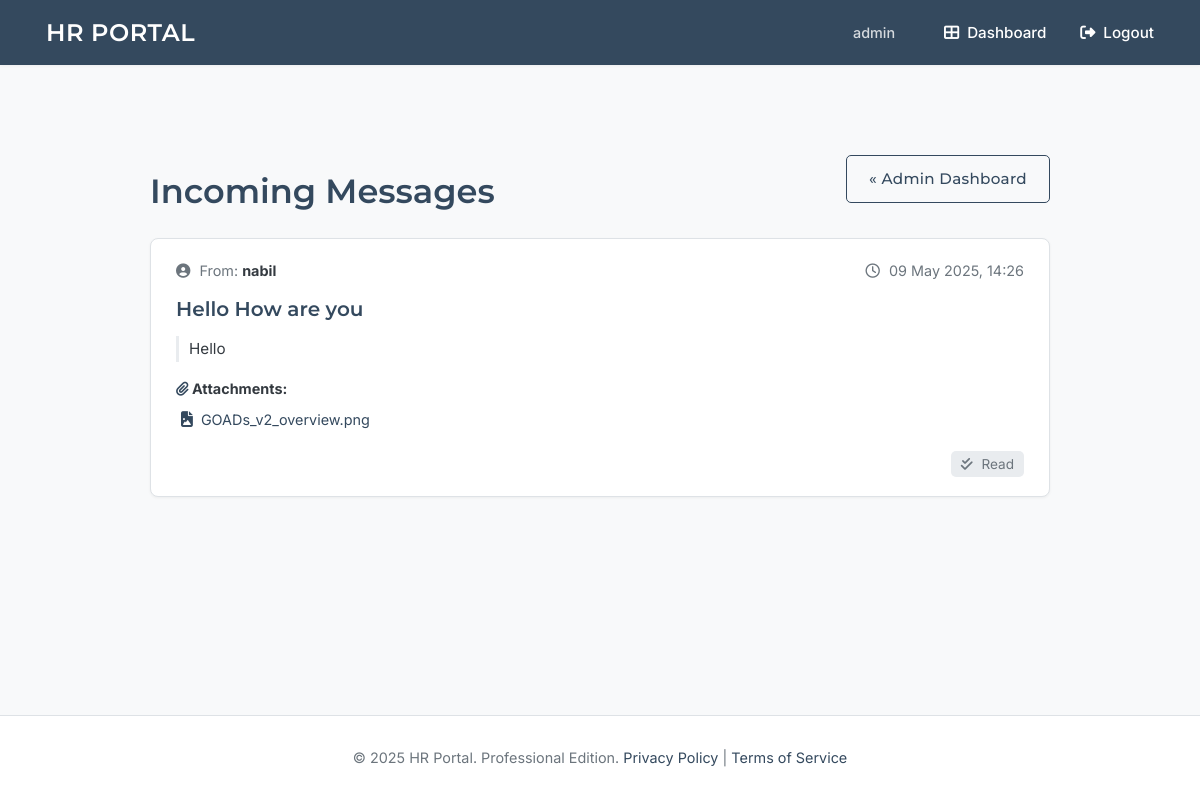
The app's page /admin/messages (signed in), older data.
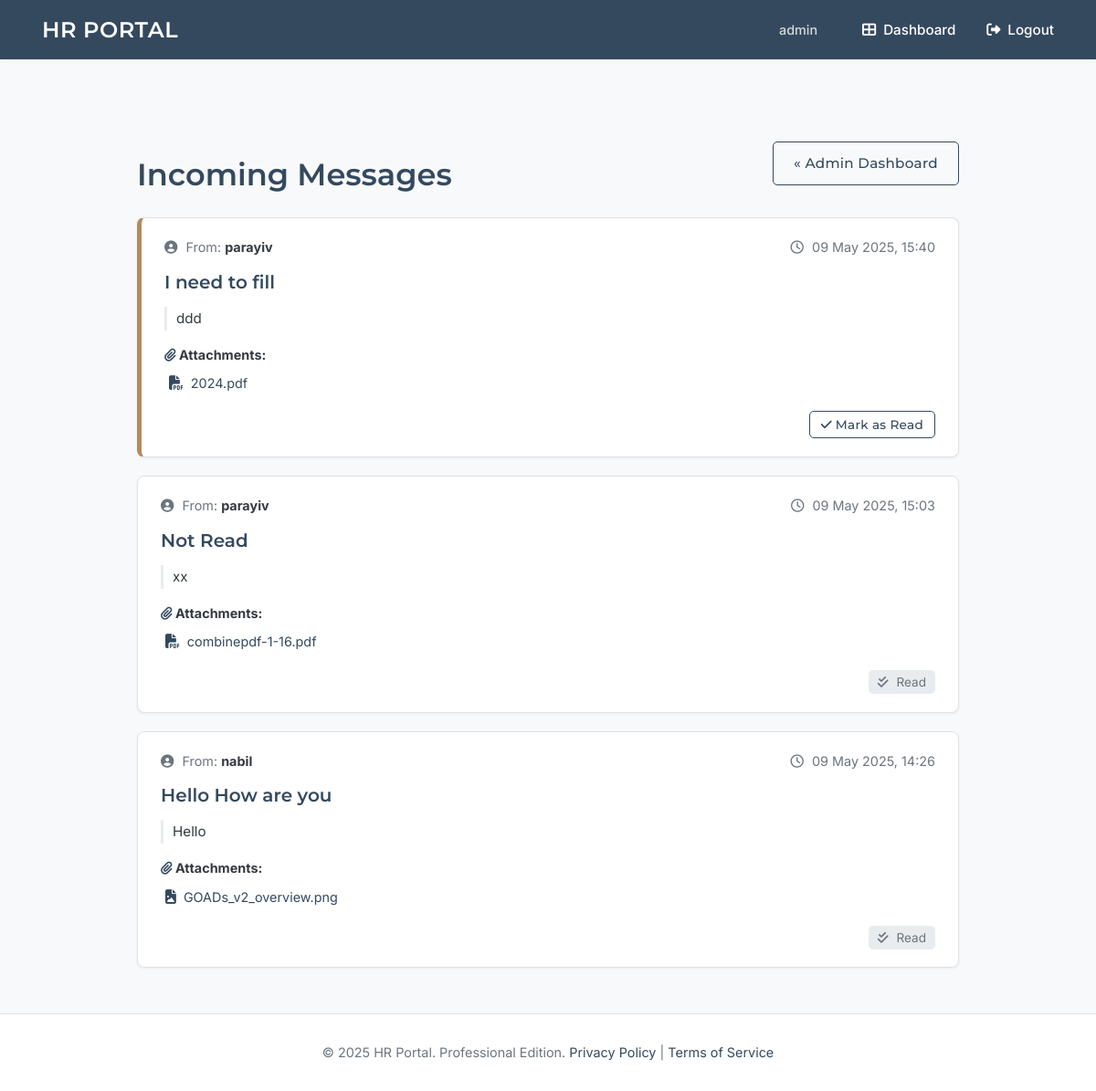
The same page, newer data.
### tables this page shows
CREATE TABLE messages (
    id INTEGER PRIMARY KEY AUTOINCREMENT,
    sender_id INTEGER NOT NULL,
    recipient_id INTEGER, -- Can be NULL if it's a general message to all admins
    subject TEXT NOT NULL,
    body TEXT NOT NULL,
    timestamp DATETIME DEFAULT CURRENT_TIMESTAMP,
    is_read BOOLEAN NOT NULL DEFAULT 0,
    FOREIGN KEY (sender_id) REFERENCES users (id)
    -- FOREIGN KEY (recipient_id) REFERENCES users (id) -- if direct to specific admin
);

CREATE TABLE users (
    id INTEGER PRIMARY KEY AUTOINCREMENT,
    username TEXT UNIQUE NOT NULL,
    password_hash TEXT NOT NULL,
    is_admin BOOLEAN NOT NULL DEFAULT 0,
    full_name TEXT,             -- NEW
    gender TEXT,                -- NEW (e.g., 'male', 'female', 'other', 'prefer_not_to_say')
    department TEXT             -- NEW
);

CREATE TABLE attachments (
    id INTEGER PRIMARY KEY AUTOINCREMENT,
    message_id INTEGER NOT NULL,
    original_filename TEXT NOT NULL, -- Original name for display
    stored_filename TEXT NOT NULL UNIQUE, -- Secured, unique name on disk
    uploaded_at DATETIME DEFAULT CURRENT_TIMESTAMP,
    FOREIGN KEY (message_id) REFERENCES messages (id) ON DELETE CASCADE -- If message is deleted, delete attachments
);

### app.py (the view, shortened to what this page needs)
@app.route('/admin/messages')
@login_required
@admin_required
def admin_view_messages():
    db = get_db()
    messages_raw = db.execute('''
        SELECT m.id, m.subject, m.body, m.timestamp, m.is_read, u.username as sender_username
        FROM messages m
        JOIN users u ON m.sender_id = u.id
        ORDER BY m.timestamp DESC
    ''').fetchall()
    processed_messages = []
    for msg_row in messages_raw:
        msg_dict = dict(msg_row)
        timestamp_val = msg_dict.get('timestamp')
        if isinstance(timestamp_val, datetime):
            msg_dict['timestamp'] = timestamp_val
        else:
            msg_dict['timestamp'] = None
        attachments = db.execute('''
            SELECT id, original_filename, stored_filename
            FROM attachments
            WHERE message_id = ?
        ''', (msg_dict['id'],)).fetchall()
        msg_dict['attachments'] = attachments
        processed_messages.append(msg_dict)
    return render_template('admin_view_messages.html', messages=processed_messages)

### app.py (called while the page is built)
def get_db():
    if 'db' not in g:
        try:
            os.makedirs(app.instance_path, exist_ok=True) # exist_ok=True handles existing directory
        except OSError as e:
            app.logger.error(f"Error creating instance path: {e}")
        g.db = sqlite3.connect(
            app.config['DATABASE'],
            detect_types=sqlite3.PARSE_DECLTYPES
        )
        g.db.row_factory = sqlite3.Row
    return g.db

def convert_datetime_iso(val):
    if not val: return None # Handle None or empty bytes
    val_str = val.decode()
    try:
        return datetime.fromisoformat(val_str)
    except (ValueError, AttributeError):
        try:
            return datetime.strptime(val_str, "%Y-%m-%d %H:%M:%S.%f")
        except (ValueError, AttributeError):
            try:
                return datetime.strptime(val_str, "%Y-%m-%d %H:%M:%S")
            except (ValueError, AttributeError):
                app.logger.warning(f"Could not parse datetime string: {val_str}")
                return None

@app.context_processor
def inject_now():
    return {'now': datetime.utcnow()}

### templates/admin_view_messages.html (shortened to what this page needs)
{% extends 'base.html' %}
{% block content %}
<div class="admin-messages-container">
    <header class="panel-header" style="display:flex; justify-content:space-between; align-items:center; margin-bottom:20px;">
        <h1 class="page-title" style="margin-bottom:0;">Incoming Messages</h1>
        <a href="{{ url_for('dashboard') }}" class="btn btn-sm btn-outline-primary">« Admin Dashboard</a>
    </header>
    {% if messages %}
        <ul class="messages-list">
            {% for message in messages %}
            <li class="message-item {% if not message.is_read %}message-unread{% endif %}">
                <div class="message-header">
                    <span class="sender-info">
                        <i class="fas fa-user-circle"></i> From: <strong>{{ message.sender_username }}</strong>
                    </span>
                    <span class="timestamp">
                        <i class="far fa-clock"></i>
                        {% if message.timestamp %}{{ message.timestamp.strftime('%d %b %Y, %H:%M') }}{% else %}N/A{% endif %}
                    </span>
                </div>
                <h3 class="message-subject">{{ message.subject }}</h3>
                <div class="message-body">
                    {{ message.body|nl2br }}
                </div>
                {% if message.attachments %}
                <div class="message-attachments">
                    <strong><i class="fas fa-paperclip"></i> Attachments:</strong>
                    <ul>
                        {% for att in message.attachments %}
                        <li>
                            <a href="{{ url_for('uploaded_file', filename=att.stored_filename) }}" target="_blank">
                                <i class="fas {% if att.original_filename.endswith('.pdf') %}fa-file-pdf{% elif att.original_filename.endswith(('.png', '.jpg', '.jpeg', '.gif')) %}fa-file-image{% elif att.original_filename.endswith(('.doc', '.docx')) %}fa-file-word{% elif att.original_filename.endswith(('.xls', '.xlsx')) %}fa-file-excel{% else %}fa-file-alt{% endif %}"></i>
                                {{ att.original_filename }}
                            </a>
                        </li>
                        {% endfor %}
                    </ul>
                </div>
                {% endif %}
                <div class="message-actions">
                    {% if not message.is_read %}
                    <form method="post" action="{{ url_for('admin_mark_message_read', message_id=message.id) }}" style="display:inline;">
                        <button type="submit" class="btn btn-sm btn-outline-primary"><i class="fas fa-check"></i> Mark as Read</button>
                    </form>
                    {% else %}
                    <span class="status-tag status-read"><i class="fas fa-check-double"></i> Read</span>
                    {% endif %}
                </div>
            </li>
            {% endfor %}
        </ul>
    {% else %}
        <div class="panel-empty-state" style="background-color: var(--card-bg); padding: 30px; border-radius: var(--border-radius-md); box-shadow: var(--shadow-sm);">
            <i class="fas fa-envelope-open fa-2x"></i>
            <p>No messages found in the inbox.</p>
        </div>
    {% endif %}
</div>
{% endblock %}

Row changes from the older to the newer data that the page shows:
added messages: sender_username "parayiv", timestamp "09 May 2025, 15:40", subject "I need to fill", body "ddd", is_read False (drawn)
added attachments: original_filename "2024.pdf", shown under "parayiv"
added messages: sender_username "parayiv", timestamp "09 May 2025, 15:03", subject "Not Read", body "xx", is_read True (drawn)
added attachments: original_filename "combinepdf-1-16.pdf", shown under "parayiv"
